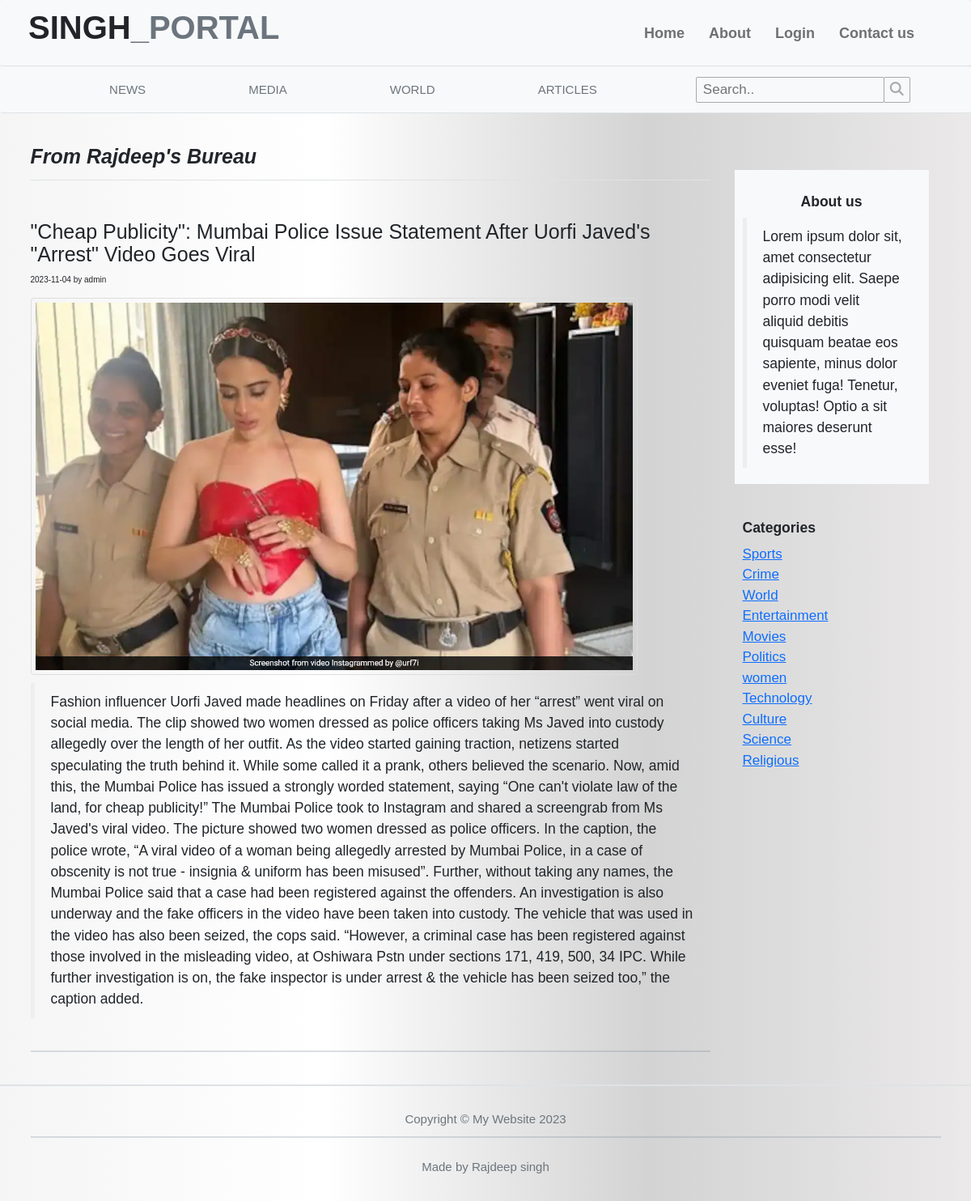
The page /singlepage.php?single=14 on the database its author committed.
### tables this page shows
CREATE TABLE `news` (
  `news_id` int(11) NOT NULL,
  `news_title` varchar(250) NOT NULL,
  `news_date` date NOT NULL,
  `news_description` text NOT NULL,
  `news_category` varchar(50) NOT NULL,
  `news_subcategory` varchar(50) NOT NULL,
  `thumbnail` varchar(250) NOT NULL
);

CREATE TABLE `category` (
  `category_id` int(11) NOT NULL,
  `category_name` varchar(50) NOT NULL
);

### singlepage.php (the view, shortened to what this page needs)
<!DOCTYPE html>
<html lang="en">
<head>
  <link rel="stylesheet" href="https://maxcdn.bootstrapcdn.com/bootstrap/3.4.1/css/bootstrap.min.css">
  <link href="https://cdn.jsdelivr.net/npm/bootstrap-icons@1.4.1/font/bootstrap-icons.css" rel="stylesheet" />
  <link rel="stylesheet" href="https://cdnjs.cloudflare.com/ajax/libs/font-awesome/4.7.0/css/font-awesome.min.css">
  <link href="css/styles.css" rel="stylesheet" />
  <link rel="stylesheet" href="css/headerstyle.css">
</head>
<body>
  <header>
    <nav class="navbar navbar-expand-lg navbar-light bg-light text-dark border-bottom" style="width:100%;">
      <div class="container px-lg-3">
        <a class="navbar-brand text-secondary" style="font-weight:700; font-size:40px; margin-left:-20px; margin-top:10px;" href="index.php"><span class="text-dark">SINGH</span>_PORTAL</a>
        <div class="collapse navbar-collapse" id="navbarSupportedContent">
          <ul class="navbar-nav ms-auto " style="font-size:18px;">
            <li class="nav-item p-3"><a class="text-decoration-none nav-link" aria-current="page" href="index.php"><b>Home</b></a></li>
            <li class="nav-item p-3"><a class="text-decoration-none nav-link" href="about.php"><b>About</b></a></li>
            <li class="nav-item p-3"><a class="text-decoration-none nav-link" href="admin/index.php"><b>Login</b></a></li>
            <li class="nav-item p-3"><a class="text-decoration-none nav-link" href="contact_us.php"><b>Contact us</b></a></li>
          </ul>
        </div>
      </div>
    </nav>
    <nav class="navbar navbar-expand-lg navbar-dark bg-light border-bottom" style="margin-top:-20px;">
      <div class="topnav collapse navbar-collapse justify-content-between" style="font-size:15px;">
        <div class="modalhead"><button type="button" class="border-0 bg-light text-muted modalbutton">NEWS</button>
        </div>
        <div class="modalhead"><button type="button" class="border-0 bg-light text-muted modalbutton">MEDIA</button>
        </div>
        <div class="modalhead"><button type="button" class="border-0 bg-light text-muted modalbutton">WORLD</button>
        </div>
        <div class="modalhead"><button type="button" class="border-0 bg-light text-muted modalbutton">ARTICLES</button>
        </div>
        <div class="search-container">
          <form action="">
            <input  type="text" placeholder="Search.." name="search">
            <button type="submit"><i class="fa fa-search"></i></button>
          </form>
        </div>
      </div>
    </nav>
    <div class="container">
    <div class="row">
        <div class="col-md-9 mb-4">
            <h1 class="mb-4 pb-4 fst-italic border-bottom"><b>From Rajdeep's Bureau</b></h1>
            <?php
            include_once "config.php";
            $id=$_GET["single"];
            $query = mysqli_query($conn, "select * from news where news_id=$id");
            while ($row = mysqli_fetch_array($query)) {
                    $title1 = $row['news_title'];
                    $date = $row['news_date'];
                    $thumbnail = $row['thumbnail'];
                    $description = $row['news_description'];
            }
            ?>
                <div class="blog-post mb-4 mt-4 pt-4">
                    <h1 class="blog-post-title"><?php echo $title1;?></h1>
                    <p class="blog-post-meta"><?php echo $date; ?> by admin</p>
                    <p class="mt-4"><img src="images/<?php echo $thumbnail; ?>" alt="" width="750" height="auto"></p>
                    <blockquote><?php echo $description; ?></blockquote>
                </div><br>
                <hr>
        </div>
    <div class="col-md-3 mt-5 pt-2">
        <div class="bg-light text-dark m-4 p-3">
            <h3 class="text-center"><b>About us</b></h3>
            <blockquote><p>Lorem ipsum dolor sit, amet consectetur adipisicing elit. Saepe porro modi velit aliquid debitis quisquam beatae eos sapiente, minus dolor eveniet fuga! Tenetur, voluptas! Optio a sit maiores deserunt esse!</p></blockquote>
        </div>
        <div class="p-3 m-4" style="font-size:17px;">
             <h3><b>Categories</b></h3>
             <ol class="list-unstyled">
                <?php
                  include_once "config.php";
                  $query1 = mysqli_query($conn,"select * from category");
                  while ($row1 = mysqli_fetch_array($query1)) {
                ?>
                <li><a href='#'><?php echo $row1['category_name']; ?></a></li>
                <?php } ?>
             </ol>
        </div>
    </div>
    </div>
    </div>
<?php
include_once "includes/footer.php";
?>

### css/headerstyle.css (style rules this page uses)
.topnav input[type=text] { padding:2px; margin: 7px; padding-left:8px; margin-left:3px; font-size: 17px; margin-right:-20px; background-color: transparent; border-radius: 2px; border:1.5px solid darkgray; color: black; }
.topnav .search-container button { float: right; padding: 2px 7px; margin-top: 7px; margin-right:-52px; background: transparent; font-size: 17px; border: none; cursor: pointer; border-radius: 2px; color: darkgray; border:1.5px solid darkgray; }
img { border: 1px solid #ddd; border-radius: 4px; padding: 5px; }
.modalhead { color: white; }
.modalhead .modalbutton { font-size: 15px; border: none; outline: none; padding:10px 8px; background-color: transparent; text-decoration: none; }
hr { border: 1px solid slategray; margin-bottom: 25px; }
body { background: linear-gradient(0.25turn , whitesmoke,white,lightgrey,rgb(235, 233, 233)); font-family: sans-serif; }

### rows shown on the page
news: news_title "\"Cheap Publicity\": Mumbai Police Issue Statement After Uorfi Javed's \"Arrest\" Video Goes Viral", news_date "2023-11-04", thumbnail (picture), news_description "Fashion influencer Uorfi Javed made headlines on Friday after a video of her “arrest” went viral on social media. The clip showed two women dressed as police officers taking Ms Javed into custody allegedly over the length of her outfit. As the video started gaining traction, netizens started speculating the truth behind it. While some called it a prank, others believed the scenario. Now, amid this, the Mumbai Police has issued a strongly worded statement, saying “One can't violate law of the land, for cheap publicity!” The Mumbai Police took to Instagram and shared a screengrab from Ms Javed's viral video. The picture showed two women dressed as police officers. In the caption, the police…"
category: category_name "Sports"
category: category_name "Crime"
category: category_name "World"
category: category_name "Entertainment"
category: category_name "Movies"
category: category_name "Politics"
category: category_name "women"
category: category_name "Technology"
category: category_name "Culture"
category: category_name "Science"
category: category_name "Religious"
